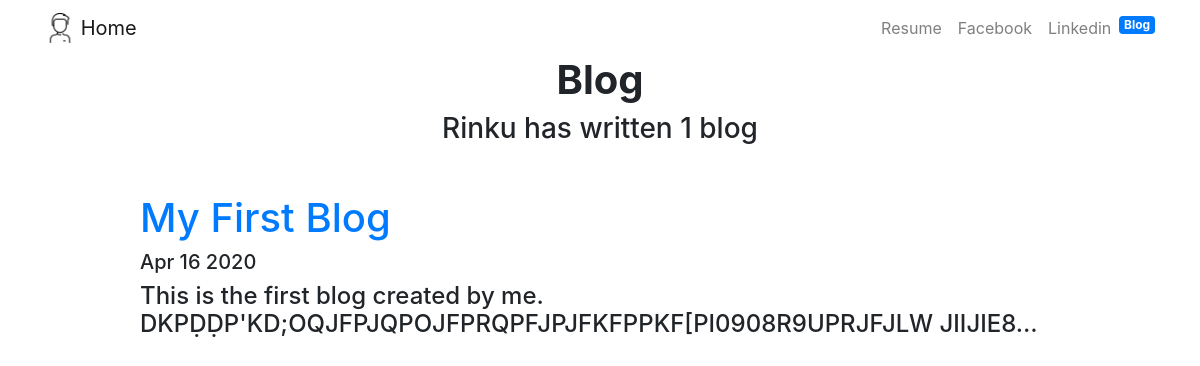
Screenshot of /blog/ with the database file from the repository.
### blog/models.py (models this page shows, shortened)
class myblogs(models.Model):
    title = models.CharField(max_length = 200)
    date = models.DateField()
    description = models.TextField()

### blog/views.py (the view)
# urls.py: path('', views.ablog, name='ablog'),
def ablog(request):
    blogs = myblogs.objects.order_by('-date')
    return render(request,'blog.html', {'blogs' : blogs})

### templates/blog.html
{% extends 'navbar.html' %}
{% block content %}
    <h1 class="font-weight-bold text-center">Blog</h1>
    <h3 class="text-center mb-5">Rinku has written {{blogs.count}} blog{{blogs.count|pluralize}}</h3>
    {% for bl in blogs %}
    <div class="row justify justify-content-center my-3">
      <div class="col-md-10">
        <a href="{% url 'blog:detail' bl.id %}"> <h1> {{bl.title}}</h1></a>
        <h5>{{bl.date|date:'M d Y'}}</h5>
        <h4>{{bl.description|striptags|truncatechars:100}}</h4>
      </div>
    </div>
    {% endfor %}
    {% endblock %}

### rows the page displays
myblogs: title "My First Blog", date "Apr 16 2020", description "This is the first blog created by me. DKPḌḌP'KD;OQJFPJQPOJFPRQPFJPJFKFPPKF[PI0908R9UPRJFJLW JIIJIE8…"

### other values shown
{{ blogs.count }} "1"
